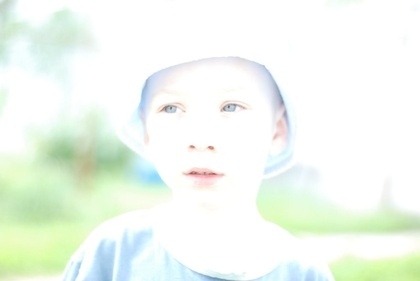
%> input picture Мет. и средства цифров. обраб/Лаба 1/man.jpg, 420 x 281 px, shrunk from 1600 x 1071 before the run
$ octave Imgproc_metod2.m   (GNU Octave 9; MATLAB toolbox functions it lacks are replaced by stand-ins)
%> lines starting %> are read from the running program, lines starting %| are printed output that depends on the picture
I=imread('D:/man.jpg');
%> I is the input picture: size 281x420x3 uint8; mean R, G, B 240.9, 249.1, 239.6
G=zeros (size(I,1),size(I,2));
G=uint8(G);
for i=1:size(I,1)
    for j=1:size(I,2)
    G(i,j)= uint8(I(i,j,1)*0.299+I(i,j,2)*0.587+I(i,j,3)*0.114);

    %size(I,1)
    end
end
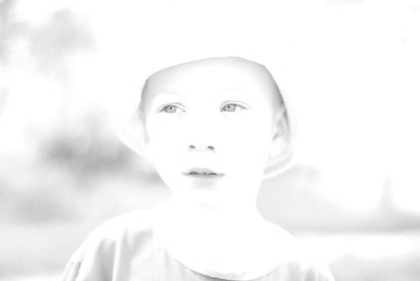
%> G: size 281x420 uint8; min 104, max 255, mean 245.6
figure,imshow(G);
%Перевели в оттенки серого

k=zeros(256,1);
for i=1:size(G,1)
   for j=1:size(G,2)
       k(G(i,j)+1)=k(G(i,j)+1)+1;
   end
end
%> after the loop, k = 256 values, max 67560 at index 255, min 0 at index 1, mean 461
%Построили гистограмму. Вывести её так - figure,plot(k);

b=0;
i=uint8(1);
j=uint8(255);
while(b<(size(I,1)*size(I,2)/100*5))
       if(k(i)>k(j))
            b=b+k(j);
            j=j-1;
       elseif(k(i)<=k(j))
            b=b+k(i);
            i=i+1;
       end
end
%> after the loop, b = 6011; i = 215; j = 255
min =i;
%> min = 215
max =j;
%> max = 255
%Нашли границы с порогом 5%

for i=min+1:max
    k(i)=k(i)+k(i-1);
end
%> this loop made 40 passes
%> after the loop, k = 256 values, max 112009 at index 255, min 0 at index 1, mean 3254.6
%Посчитали таблицу cdf
h=zeros (256,1);
h=uint8(h);
for i=min:max
    h(i)=round( (k(i)-k(min)) / (size(I,1)*size(I,2)-1) * (256-1) );
end
%> this loop made 41 passes
%> after the loop, h = 256 values, max 241 at index 255, min 0 at index 1, mean 6.85
%Посчитали таблицу h

for i=1:size(I,1)
    for j=1:size(I,2)
    G(i,j)= h(G(i,j));
    end
end
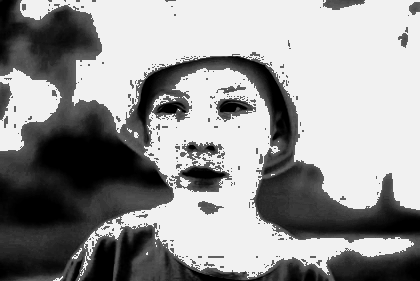
%> G: size 281x420 uint8; min 0, max 241, mean 149.5

%Идем по массиву и заменяем оттенки исходя из таблицы h

k=zeros(256,1);
for p=1:size(G,1)
   for s=1:size(G,2)
       k(G(p,s)+1)=k(G(p,s)+1)+1;
   end
end
%> after the loop, k = 256 values, max 62921 at index 242, min 0 at index 8, mean 461
%Гистограмма

figure,plot(k);
%> after `plot(k)`:
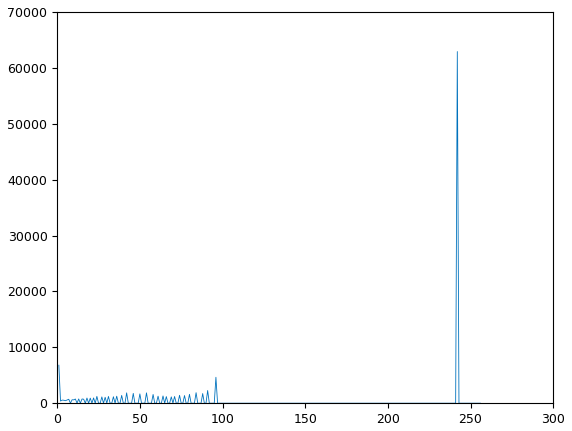
%> figure redrawn from the program's plot data; curve peaks at x = 242, y = 62921
figure,imshow(G);

$ run again, with Мет. и средства цифров. обраб/Лаба 1/01.jpg copied over Мет. и средства цифров. обраб/Лаба 1/man.jpg
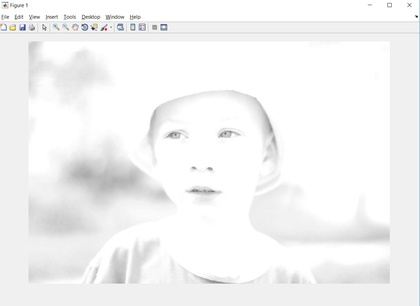
%> input picture Мет. и средства цифров. обраб/Лаба 1/01.jpg, 420 x 306 px, shrunk from 1240 x 902 before the run
%> I is the input picture: size 306x420x3 uint8; mean R, G, B 243.9, 244, 244.1
%> after the loop `for i=1:size(G,1)`: k = 256 values, max 59373 at index 255, min 0 at index 1, mean 502
%> the loop `while(b<(size(I,1)*size(I,2)/100*5))` made 218 passes
%> b on passes 1 to 8: 0, 0, 0, 0, 0, 0, 0, 0
%> after the loop `while(b<(size(I,1)*size(I,2)/100*5))`: b = 7047; i = 219; j = 255
%> min = 219
%> max = 255
%> the loop `for i=min+1:max` made 36 passes
%> after the loop `for i=min+1:max`: k = 256 values, max 121473 at index 255, min 0 at index 1, mean 4189.6
%> the loop `for i=min:max` made 37 passes
%> after the loop `for i=min:max`: h = 256 values, max 240 at index 255, min 0 at index 1, mean 8.14
%> after the loop `for i=1:size(I,1)`:
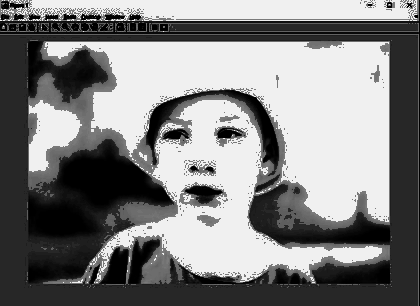
%> G: size 306x420 uint8; min 0, max 240, mean 129
%> after the loop `for p=1:size(G,1)`: k = 256 values, max 54157 at index 241, min 0 at index 4, mean 502
%> `plot(k)`:
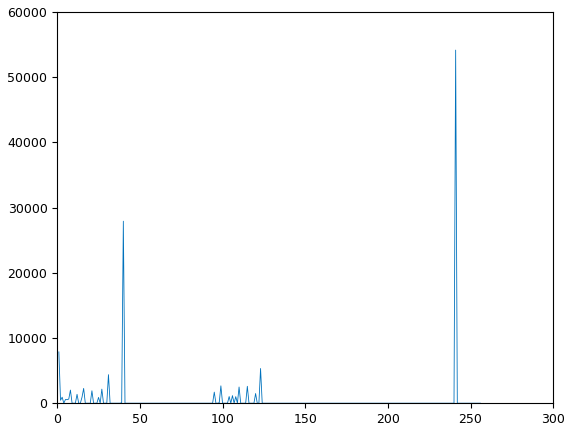
%> figure redrawn from the program's plot data; curve peaks at x = 241, y = 54157

$ run again, with Мет. и средства цифров. обраб/Лаба 1/02.jpg copied over Мет. и средства цифров. обраб/Лаба 1/man.jpg
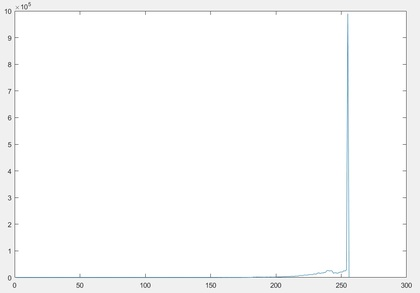
%> input picture Мет. и средства цифров. обраб/Лаба 1/02.jpg, 420 x 293 px, shrunk from 1032 x 721 before the run
%> I is the input picture: size 293x420x3 uint8; mean R, G, B 250.6, 250.9, 251
%> after the loop `for i=1:size(G,1)`: k = 256 values, max 100294 at index 255, min 0 at index 1, mean 480.7
%> after the loop `while(b<(size(I,1)*size(I,2)/100*5))`: b = 6436; i = 241; j = 255
%> min = 241
%> max = 255
%> the loop `for i=min+1:max` made 14 passes
%> after the loop `for i=min+1:max`: k = 256 values, max 116624 at index 255, min 0 at index 1, mean 1242.2
%> the loop `for i=min:max` made 15 passes
%> after the loop `for i=min:max`: h = 256 values, max 216 at index 255, min 0 at index 1, mean 1.01
%> after the loop `for i=1:size(I,1)`:
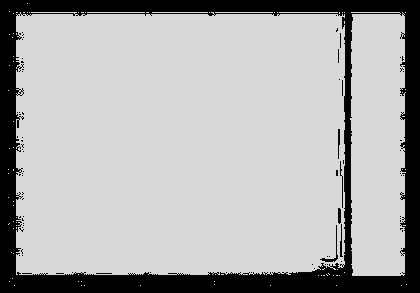
%> G: size 293x420 uint8; min 0, max 216, mean 173.4
%> after the loop `for p=1:size(G,1)`: k = 256 values, max 98663 at index 217, min 0 at index 7, mean 480.7
%> `plot(k)`:
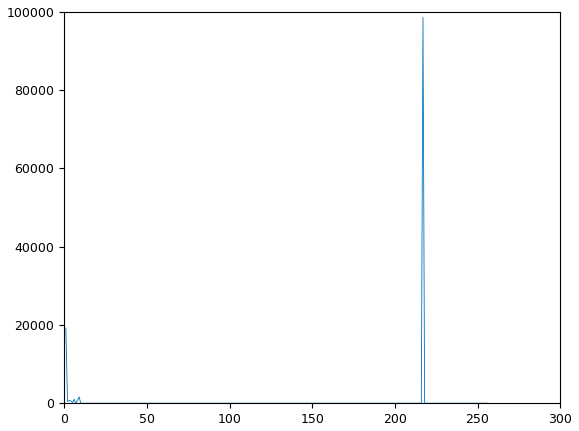
%> figure redrawn from the program's plot data; curve peaks at x = 217, y = 98663
